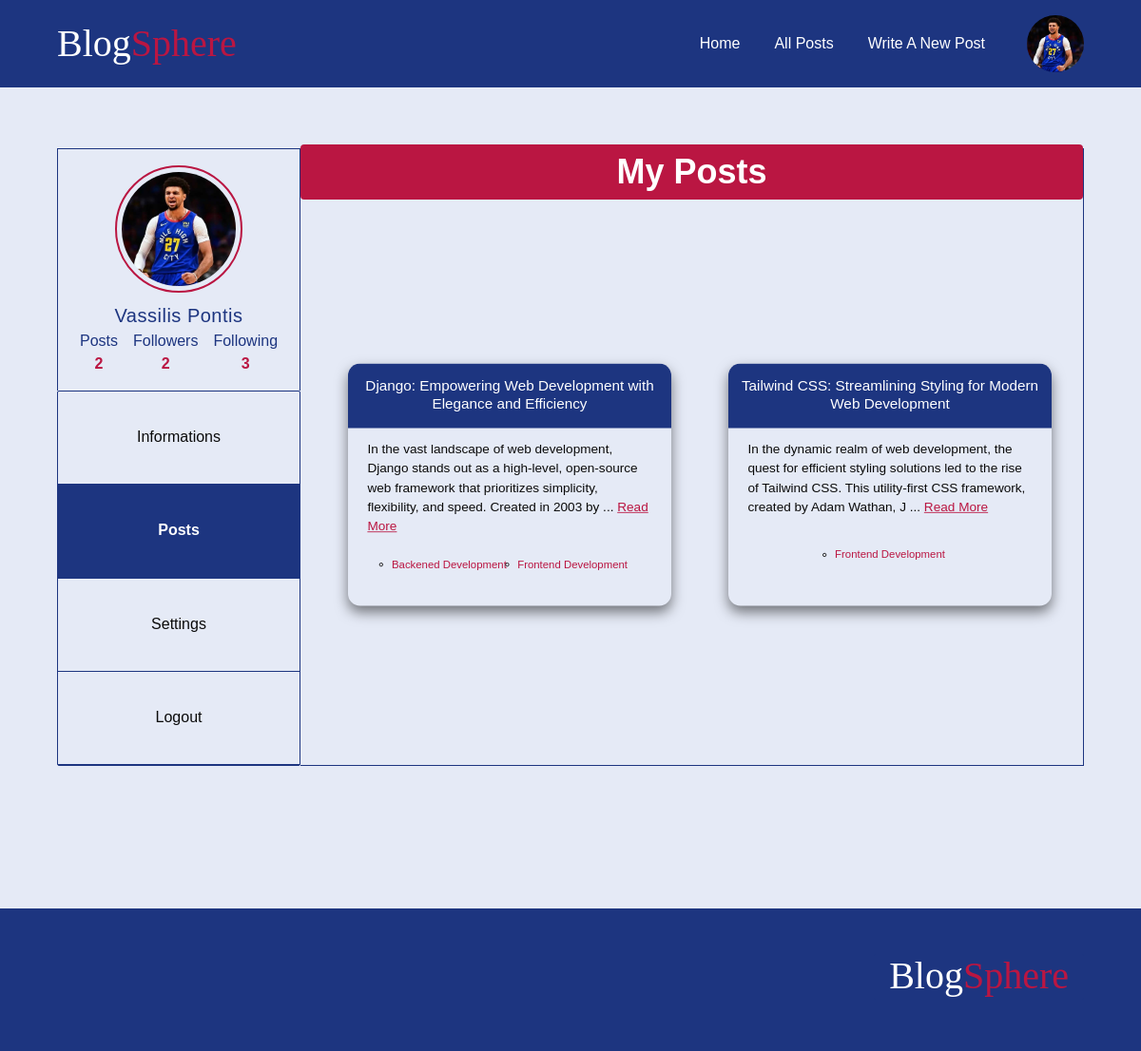
Before: /account/MyProfile/?tab=posts (signed in) with the older database file.
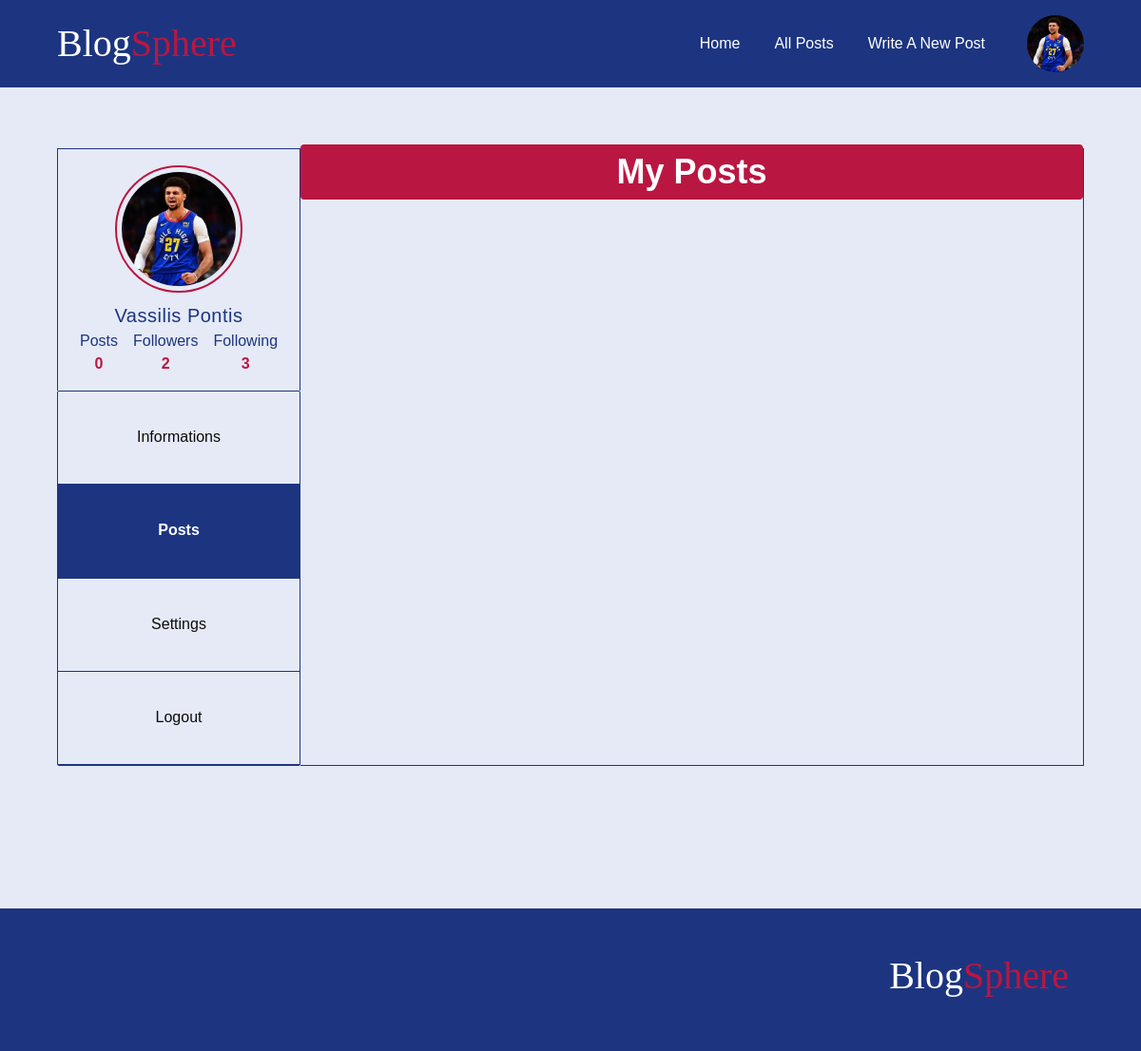
After: the same page with the newer database file.
### blog/models.py (models this page shows, shortened)
class Navigation(models.Model):
    text= models.CharField(max_length=100)
    destination= models.CharField(max_length=100)

class Post(models.Model):
    title = models.CharField(max_length=100)
    author = models.ForeignKey(User,  on_delete=models.CASCADE)
    body = models.TextField()
    created_at = models.DateField(auto_now=True)
    tags = models.ManyToManyField(Tag)
    slug = models.SlugField(unique=True, editable= False, blank= True, db_index=True, default='')

class Tag(models.Model):
    name = models.CharField(max_length=100)
    def __str__(self):
        return f'{self.name}'

### accounts/models.py (models this page shows, shortened)
class Profile(models.Model):
    MALE = 'M'
    FEMALE = 'F'
    OTHER = 'O'
    GENDER_CHOICES = [
        (MALE, 'Male'),
        (FEMALE, 'Female'),
        (OTHER, 'Other'),
    ]
    user = models.OneToOneField(User, on_delete=models.CASCADE)
    bio = models.TextField(blank=True,null=True,  max_length = 400)
    profile_pic = models.ImageField( blank=True, null=True)
    gender = models.CharField(null=True,  max_length=1,choices=GENDER_CHOICES, default= MALE)
    birthday = models.DateField(null=True, blank = True, default=default_date)
    job = models.CharField(blank=True, null=True,  max_length = 400)
    first_name = models.CharField(null=True, blank=True, max_length=100)
    last_name = models.CharField(null=True, blank=True, max_length=100)
    email = models.EmailField(null=True, blank=True,  max_length=254)
    full_name = models.CharField(null=True, max_length = 200, blank= True)
    country = models.CharField(null=True, blank=True, max_length=100)
    city = models.CharField(null=True, blank=True, max_length=100)
    following = models.ManyToManyField('self',symmetrical=False, blank=True)
    followers = models.ManyToManyField("self", related_name="followed_by", symmetrical=False, blank=True)

### accounts/views.py (the view)
# urls.py: path('MyProfile/', views.myProfile, name='editProfile'),
def myProfile(request):
     tab = request.GET.get('tab')
     user_profile = Profile.objects.get(user = request.user)
     user = User.objects.get(id = request.user.id)
     my_posts = Post.objects.filter(author = user)
     if request.method == "POST":
        form = UserForm(request.POST, instance=user_profile)
        if form.is_valid():
            user_profile.first_name = form.cleaned_data['first_name']
            user_profile.last_name = form.cleaned_data['last_name']
            user_profile.email = form.cleaned_data['email']
            user.save()
            user_profile.save()
            messages.success(request, 'Profile updated successfully')
            return redirect('home')
        else:
            messages.error(request, 'Something went wrong')
     else:
        form = UserForm(instance=user_profile)
     context ={
         'form': form,
         'tab': tab,
         "my_posts": my_posts,
         "user_profile": user_profile
     }
     return render(request, 'account/myProfile.html', context)

### blog/context_processors.py (called while the page is built)
def render_Nav_processor(request):
  if request.user.is_authenticated:
    navigation_links = Navigation.objects.exclude(destination = 'login')
  else:
    navigation_links = Navigation.objects.exclude(destination = 'logout').exclude(destination = 'editProfile')
  return  {
        'nav_links': navigation_links
    }

### accounts/templates/account/myProfile.html (shortened to what this page needs)
{% extends "layout.html" %}
{% load static %}
{% block style %}
<link rel="stylesheet" href="{% static 'otherUserProfile.css'%}">
<link rel="stylesheet" href="{% static 'myProfile.css'%}">
<link rel="stylesheet" href="{% static 'article.css' %}">
{% endblock style %}
{% block content %}
<section class="user-profile">
   <div class="user-settings">
<div class="user-image-container">
{% if user_profile.profile_pic  %}
<img class="user-image" src="{{user_profile.profile_pic.url}}" alt="User's profile picture">
{% else %}
<img class="no-picture" src="{% static 'images/no-profile-picture.svg' %}" alt="">
{% endif %}
{% if user_profile.first_name and user_profile.last_name %}
<span class="user-fullname">
   {{user_profile.first_name}} {{user_profile.last_name}}
  </span>
   {% else %}
   <span class="user-fullname">
   {{request.user}}
   </span>
      {% endif %}
<div>
  <div role="table" class="table">
    <div role="row" class="col">
        <div role="columnheader" class="th">Posts</div>
        <div  role="cell" class="td">{{ user_profile.user.post_set.all.count }}</div>
    </div>
    <div role="row" class="col">
        <div role="columnheader" class="th">Followers</div>
        <div  role="cell" class="td">{{ user_profile.followers.count }}</div>
    </div>
    <div role="col" class="col">
        <div role="columnheader" class="th">Following</div>
        <div  role="cell" class="td">{{user_profile.following.count}}</div>
    </div>
   </div>
  </div>
</div>
 <ul class="settings-list">
  <li><a class="{% if tab == 'informations' %} tab-active {% endif %}" href="{% url 'editProfile' %}?tab=informations">Informations</a></li>
   <li><a class="{% if tab == 'posts' %} tab-active {% endif %}" href="{% url 'editProfile' %}?tab=posts">Posts</a></li>
   <li><a class="{% if tab == 'settings' %} tab-active {% endif %}" href="{% url 'editProfile' %}?tab=settings">Settings</a></li>
   <li><a  href="{% url 'logout' %}">Logout</a></li>
 </ul>
</div>
<section class="user-information">
    {% if tab == 'posts' %}
    <h1 class="tab-heading">My Posts </h1>
      {% include "account/components/myProfile/posts.html" %}
    {% endif %}
</section>
</section>
{% endblock content %}

### templates/components/header.html (shortened to what this page needs)
{% load static%}
{% block style %}
<link rel="stylesheet" href="{% static "header.css"%}">
<link rel="stylesheet" href="{% static "article.css"%}">
{% endblock  %}
<header class="nav-header" >
    <div class="container header">
      <div>
       <span class="logo">Blog<span class="brand-accent">Sphere
    </div><nav >
    <ul class="nav">
     {% for link in nav_links %}
       <li>
        <a href="{% url link.destination %}">{{ link.text | title }}</a>
       </li>
       {% endfor %}
       {% if request.user.profile %}
       <button id="profile-pic" >
        {% if request.user.profile.profile_pic %}
        <img class="profile-picture" src="{{ request.user.profile.profile_pic.url }}" alt="Profile Picture">
     {% endif %}
    </button>{% endif %}
    </ul>
</nav>
</div>
</header>

### templates/components/article.html (shortened to what this page needs)
{% load static %}
<li class="post ">
                <a href="{% url 'post' post.slug %}">
        <div class="title-container">
            <h3 class="post-title">{{ post.title }}</h3>
        </div>
        <div class="content">
            <p class="post-content">
                {{ post.body|slice:":175" }}
                {% if post.body|length > 175 %}
                ... <a class="read_more" href="{% url 'post' post.slug %}">Read More</a>
                {% endif %}
            </p>
        </a>
            <div class="row">
                <ul class="tags">
                    {% for tag in post.tags.all %}
                        <li><a href="{% url 'posts'%}?tag={{tag}}" class="tag"> {{tag}}</a></li>
                    {% endfor %}
                </ul>
            </div>
    </li>

Changed rows visible on the page:
removed Post: title "Django: Empowering Web Development with Elegance and Efficiency", body "In the vast landscape of web development, Django stands out as a high-level, open-source web framework that prioritizes simplicity, flexibility, and speed. Created in 2003 by", shows "Read More"
no longer on this page (row unchanged): Tag: name "Backened Development", shown under "Django: Empowering Web Development with Elegance and Efficiency"
no longer on this page (row unchanged): Tag: name "Frontend Development"
removed Post: title "Tailwind CSS: Streamlining Styling for Modern Web Development", body "In the dynamic realm of web development, the quest for efficient styling solutions led to the rise of Tailwind CSS. This utility-first CSS framework, created by Adam Wathan, J", shows "Read More"
computed for Profile "Vassilis": user.post_set.all.count "2" → "0"
